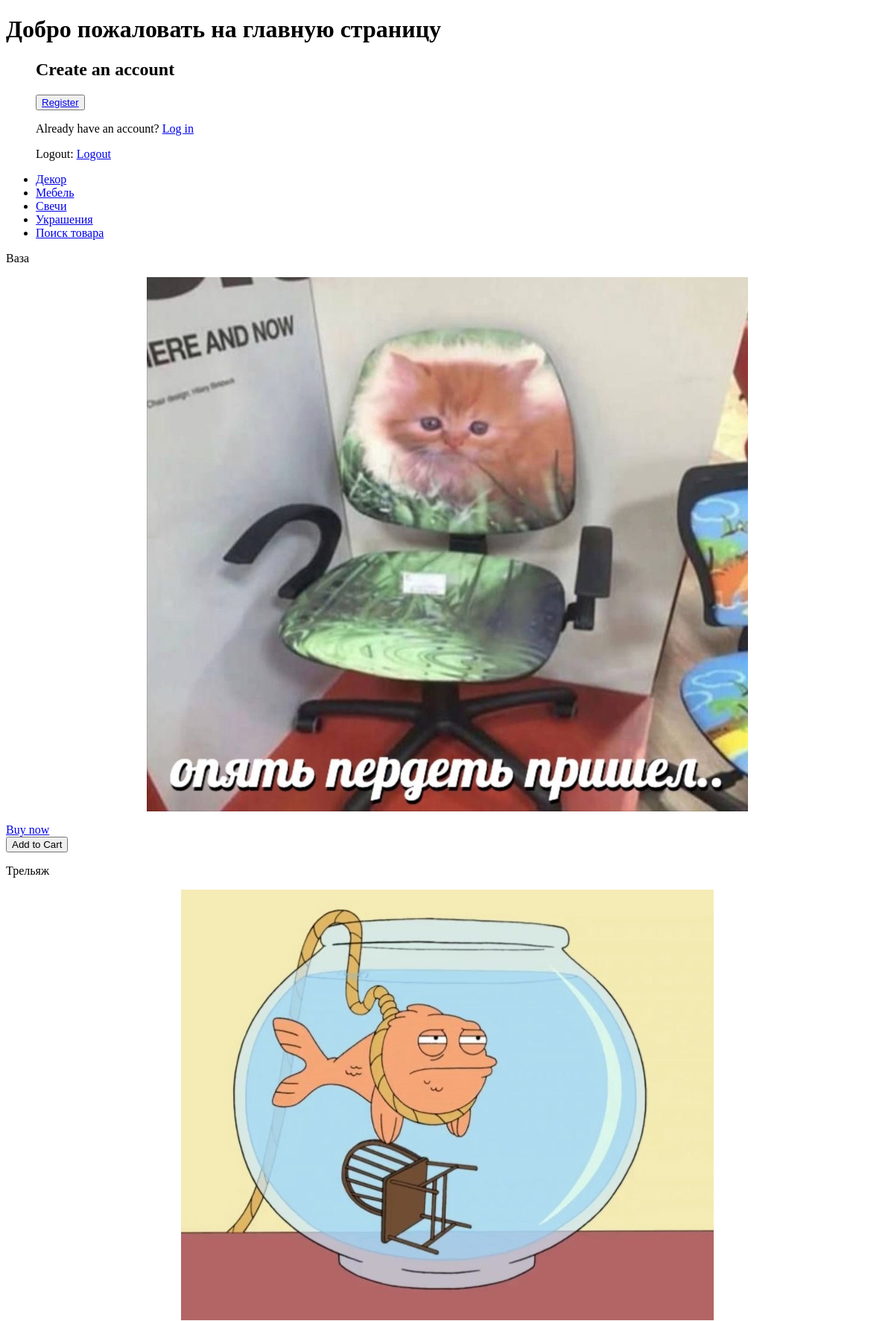
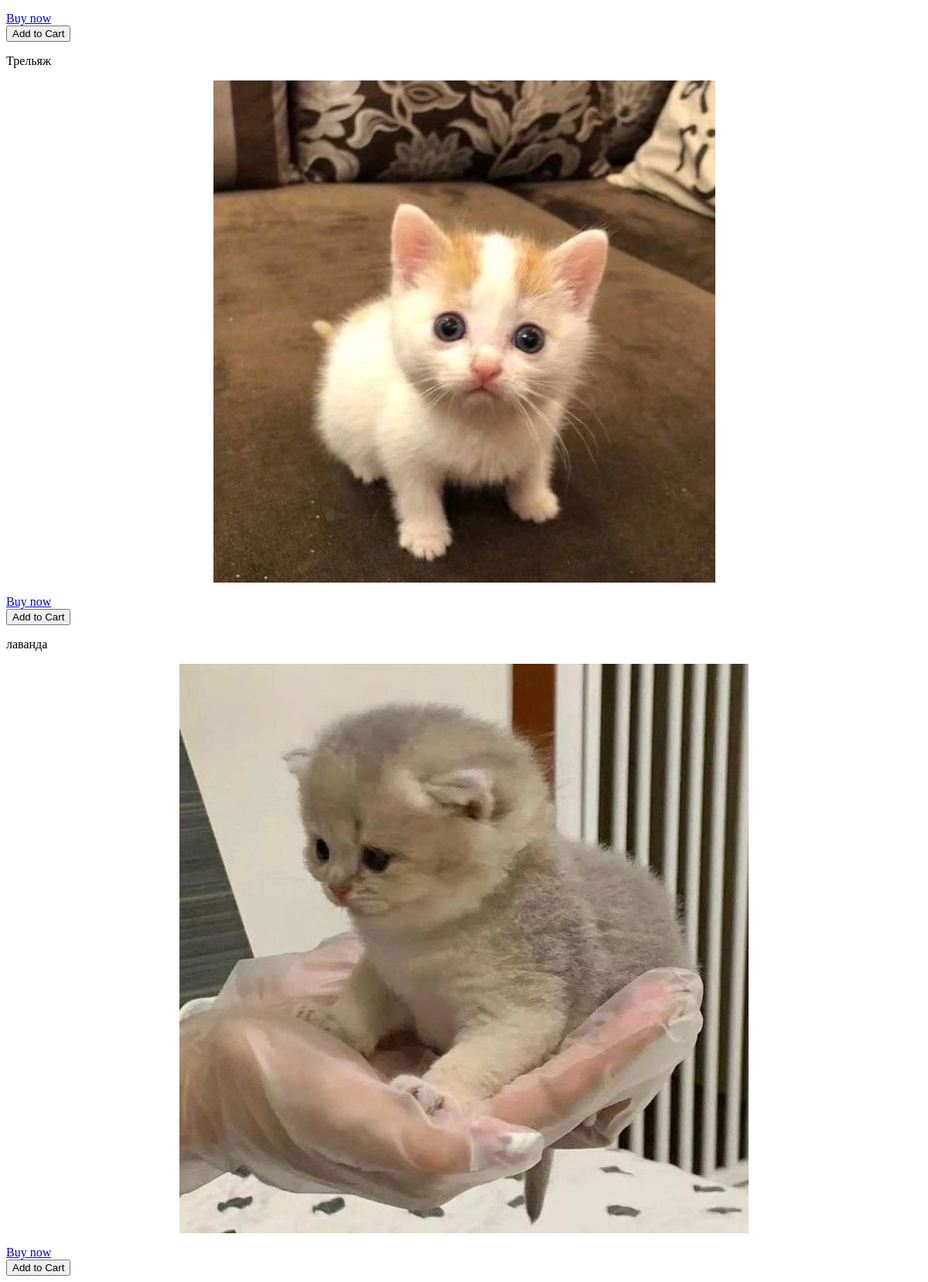
The app's page /, older data (2 pictures, top to bottom).
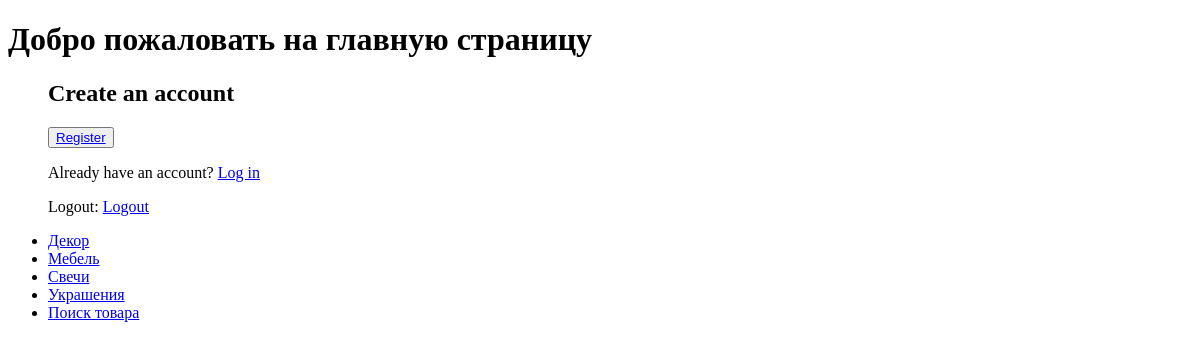
The same page, newer data.
### shop_app/models.py (models this page shows, shortened)
class Product(models.Model):
    name = models.CharField(verbose_name='Название', max_length=128)#, db_index=True)
    type = models.CharField(verbose_name='Тип', max_length=128)
    price = models.IntegerField(default=0) #цена
    height = models.IntegerField(default=0)
    width = models.IntegerField(default=0)
    depth = models.IntegerField(default=0)
    description = models.TextField(default='') #описание
    image = models.ImageField(upload_to='product_images', null=True) #Фотография товара
    class Meta:
        ordering = ('name',)
        index_together = (('id'),)#(('id', 'slug'),)

### shop_app/views.py (the view)
# urls.py: path("", views.indexpage, name="home"),
def indexpage(request): # основная (home, /)
    products = Product.objects.all()
    return render(request, 'home.html', {'products': products})

### shop_app/templates/home.html (shortened to what this page needs)
<!DOCTYPE html>
<html>
<head>
</head>
<body>
  <h1>Добро пожаловать на главную страницу</h1>
  <ul>
    <h2>Create an account</h2>
    <button><a href="{% url 'reg' %}">Register</a></button>
    <p>Already have an account? <a href="{% url 'login' %}">Log in</a></p>
    <p>Logout: <a href="{% url 'logout' %}">Logout</a></p>
      <li><a href="{% url 'decor' %}">Декор</a></li>
      <li><a href="{% url 'mebel' %}">Мебель</a></li>
      <li><a href="{% url 'candel' %}">Свечи</a></li>
      <li><a href="{% url 'jewely' %}">Украшения</a></li>
      <li><a href="{% url 'poisk'%}">Поиск товара</a></li>
  </ul>
  {% for product in products %}
        <p class="decor">
        {{ product.name }}
        <div class="media tm-person">
            <img src="{{ product.image.url }}" alt="Product Image {{ product.name }}" class="img-fluid"  style="display: block; margin: 0 auto;">
        </div>
        </p>
        <a href="{% url 'order_create' %}" class="button"> Buy now </a>
        <form action="{% url 'add_to_cart' product.id %}" method="post">
            <button type="submit" class="buy-now-button">Add to Cart</button>
        </form>
{% endfor %}
</body>
</html>

Row changes from the older to the newer data that the page shows:
removed Product: name "Ваза", image (picture)
removed Product: name "Трельяж", image (picture)
removed Product: name "Трельяж", image (picture)
removed Product: name "лаванда", image (picture)
